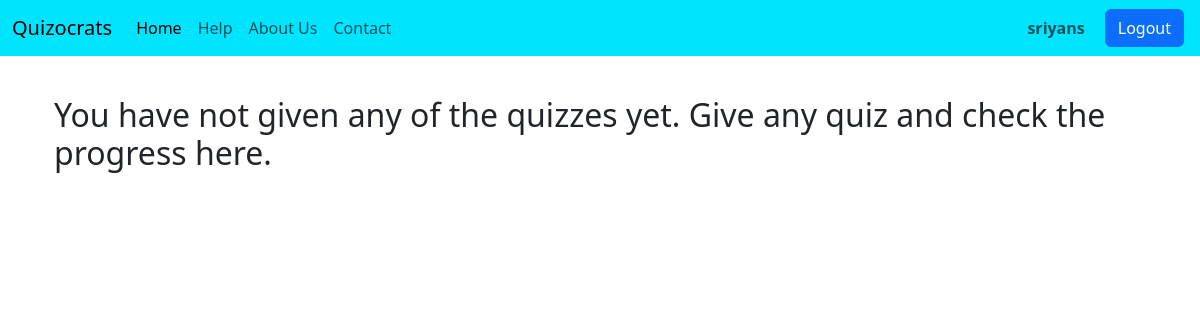
Before: /progress (signed in) with the older database file.
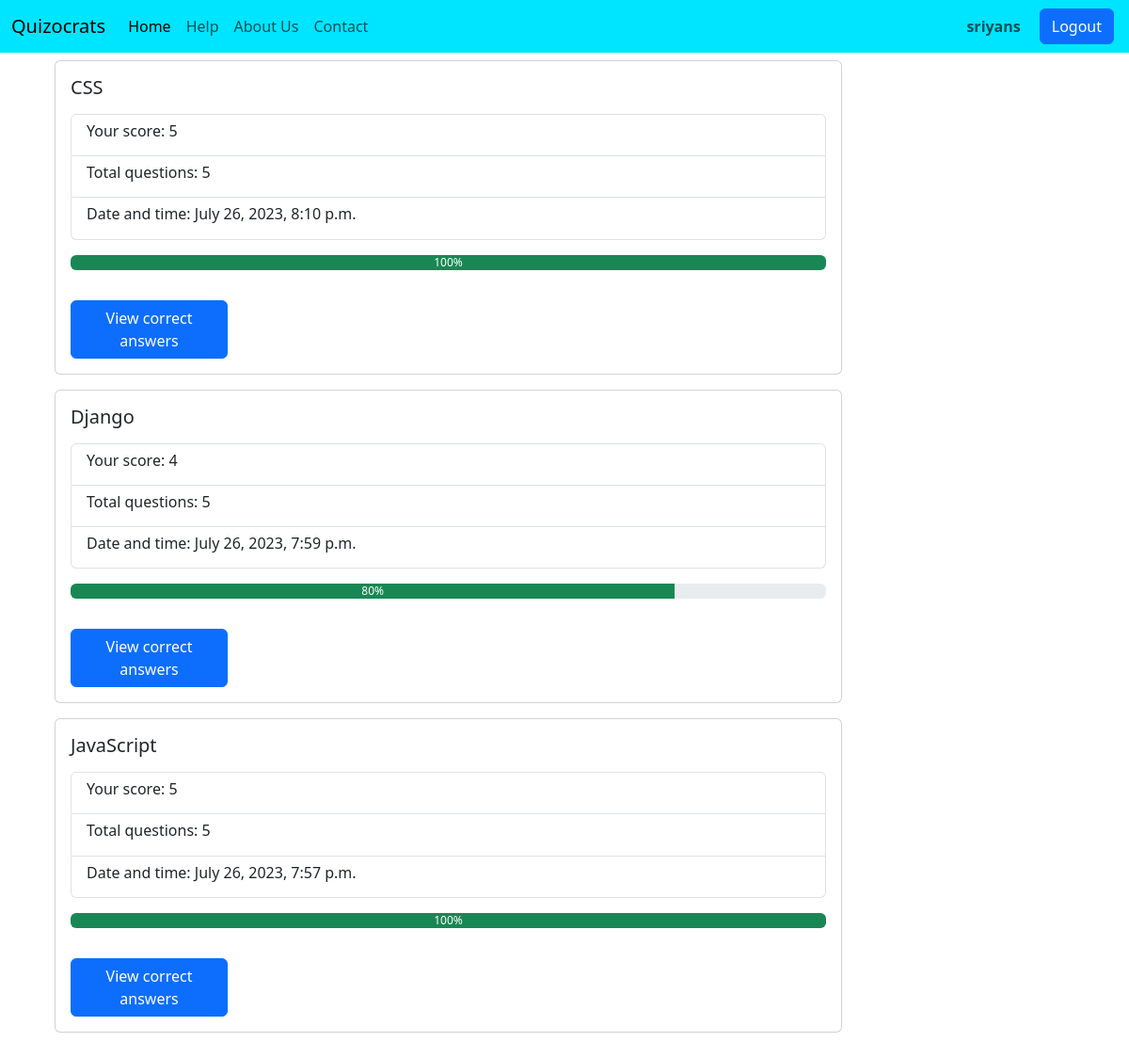
After: the same page with the newer database file.
### quizocrats/models.py (models this page shows)
class result(models.Model):
    quiz=models.ForeignKey(quizzes,on_delete=models.CASCADE)
    user=models.ForeignKey(User,on_delete=models.CASCADE)
    score=models.IntegerField()
    percent=models.IntegerField()
    date=models.DateTimeField()

class quizzes(models.Model):
    quiz_name=models.CharField(max_length=50)
    topics=models.TextField()
    questions=models.IntegerField()
    time=models.IntegerField()

### quizocrats/views.py (the view)
# urls.py: path('progress',views.progress,name='progress'),
def progress(request):
  user=request.user
  results=result.objects.filter(user=user).order_by('-date')
  context={
    'prog': results
  }
  return render(request,'progress.html',context)

### quizocrats/templates/progress.html (shortened to what this page needs)
<!doctype html>
<html lang="en">
  <head>
    {% load static %}
    <link href="https://cdn.jsdelivr.net/npm/bootstrap@5.3.0/dist/css/bootstrap.min.css" rel="stylesheet">
  </head>
  <body>
    {% include 'base2.html' %}
    <div class="container py-5">
      {% for x in prog %}
      <div class="card w-75 m-3">
          <div class="card-body">
            <h5 class="card-title">{{x.quiz.quiz_name}}</h5>
            <p class="card-text">
              <ul class="list-group">
                  <li class="list-group-item"><h6>Your score: {{x.score}}</h6></li>
                  <li class="list-group-item"><h6>Total questions: {{x.quiz.questions}}</h6></li>
                  <li class="list-group-item"><h6>Date and time: {{x.date}}</h6></li>
              </ul>
            </p>
            {% if x.percent <= 30 %}
            <div class="progress" role="progressbar" aria-label="Success example" aria-valuenow="{{x.percent}}" aria-valuemin="0" aria-valuemax="100">
                <div class="progress-bar bg-danger" style="width: {{x.percent}}%">{{x.percent}}%</div>
              </div>
            {% elif x.percent <= 60 %}
            <div class="progress" role="progressbar" aria-label="Warning example" aria-valuenow="{{x.percent}}" aria-valuemin="0" aria-valuemax="100">
              <div class="progress-bar bg-warning" style="width: {{x.percent}}%">{{x.percent}}%</div>
            </div>
            {%else%}
            <div class="progress" role="progressbar" aria-label="Danger example" aria-valuenow="{{x.percent}}" aria-valuemin="0" aria-valuemax="100">
              <div class="progress-bar bg-success" style="width: {{x.percent}}%">{{x.percent}}%</div>
            </div>
            {% endif %}
        </div>
        <a href="answers/{{x.quiz.quiz_name}}" class="btn btn-primary m-3" style="width: 20%;">View correct answers</a>
      </div>
        {%empty%}
        <h2>
          <div class="container py-5">You have not given any of the quizzes yet. Give any quiz and check the progress here.</div>
        </h2>
      {% endfor %}
    </div>
  </body>
</html>

### quizocrats/templates/base2.html (shortened to what this page needs)
<!doctype html>
<html lang="en">
<head>
    {% load static %}
    <link href="https://cdn.jsdelivr.net/npm/bootstrap@5.3.0/dist/css/bootstrap.min.css" rel="stylesheet"
>
</head>
<body>
    <nav class="navbar navbar-expand-lg fixed-top" style="background-color: rgb(0, 229, 255);">
        <div class="container-fluid">
            <a class="navbar-brand" href="/home">Quizocrats</a>
            <div class="collapse navbar-collapse" id="navbarSupportedContent">
                <ul class="navbar-nav me-auto mb-2 mb-lg-0">
                    <li class="nav-item">
                        <a class="nav-link active" aria-current="page" href="/home">Home</a>
                    </li>
                    <li class="nav-item">
                        <a class="nav-link" href="/help">Help</a>
                    </li>
                    <li class="nav-item">
                        <a class="nav-link" href="/aboutus">About Us</a>
                    </li>
                    <li class="nav-item">
                        <a class="nav-link" href="/contact">Contact</a>
                    </li>
                </ul>
                <span class="navbar-text mx-3">
                    <strong>{{request.user}}</strong>
                </span>
                <a class="btn btn-primary mx-1" href="logout" role="button">Logout</a>
            </div>
        </div>
    </nav>
</body>
</html>

### quizocrats/templates/base2.html (style rules this page uses)
.nav-item { transition: all 0.2s; border-radius: 3px; }

Changed rows visible on the page:
added result: quiz.quiz_name "CSS", score "5", quiz.questions "5", date "July 26, 2023, 8:10 p.m.", percent "100"
added result: quiz.quiz_name "Django", score "4", quiz.questions "5", date "July 26, 2023, 7:59 p.m.", percent "80"
added result: quiz.quiz_name "JavaScript", score "5", quiz.questions "5", date "July 26, 2023, 7:57 p.m.", percent "100"
Other visible differences:
text no longer shown: "You have not given any of the quizzes yet. Give any quiz and check the progress here."
